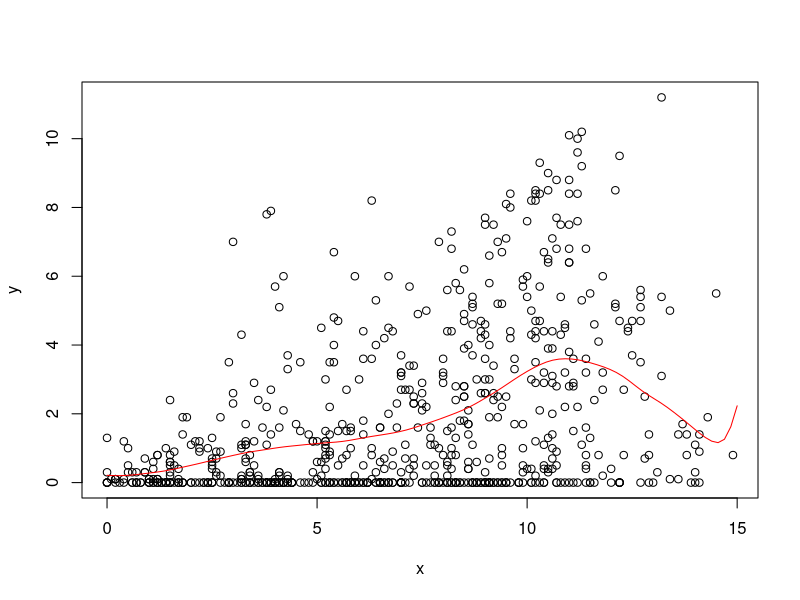
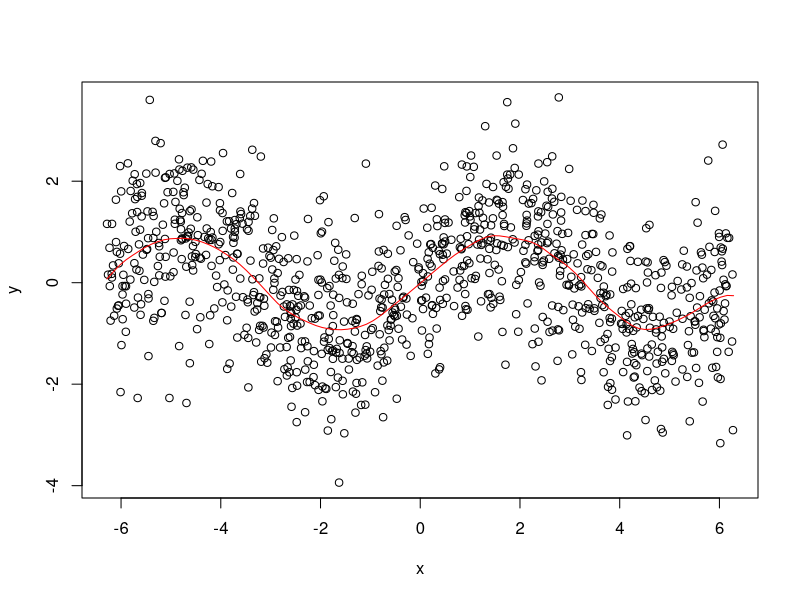

Source code (R) for these figures, in order:
# STAT-S 610
# LAB 4
# 2019-10-03
# https://jfukuyama.github.io/teaching/stat610/assignments/lab4.pdf

# --- functions --- #

#' @param x (numeric) vector of same length as y
#' @param y (numeric) vector of same length as y
#' @param z (numeric) vector, can be of a different length
#' @param omega (numeric) must be a scalar
#' @return (numeric) vector of the same length as z
llr = function(x, y, z, omega) {
  fits = sapply(z, compute_f_hat, x, y, omega)
  return(fits)
}

#' @param z (numeric) must be a scalar
#' @param x (numeric) vector of the same length as y
#' @param y (numeric) vector of the same length as x
#' @param omega (numeric) must be a scalar
#' @return (numeric) scalar
compute_f_hat = function(z, x, y, omega) {
  Wz = diag(make_weight_matrix(z, x, omega))
  X = make_predictor_matrix(x)
  f_hat = c(1, z) %*% solve(t(X) %*% sweep(X,1,Wz,'*')) %*% t(X) %*% (Wz*y)
  return(f_hat)
}

#' @param z (numeric) must be a scalar
#' @param x (numeric) vector of arbitrary length
#' @param omega (numeric) must be a scalar
#' @return (numeric) a diagonal matrix
make_weight_matrix = function(z, x, omega) {
  r = abs(x - z) / omega  # this is a vector of the same length as x
  w = sapply(r, W)  # this is a vector of the same length as x and r
  Wz = diag(w)  # this is a diagonal matrix with elements from w
  return(Wz)
}

#' @param r (numeric) must be a scalar
#' @return (numeric) scalar
W = function(r) {
  if (abs(r) < 1) {
    return((1 - abs(r) ** 3) ** 3)
  } else {
    return(0)
  }
}

#' @param x (numeric) vector of arbitrary length
#' @return (numeric) matrix with 2 columns and rows equal to length of x
make_predictor_matrix = function(x) {
  n = length(x)
  return(cbind(rep(1, n), x))
}


# --- example 1 --- #

# get the data
data(french_fries, package = 'reshape2')
french_fries = na.omit(french_fries)

# input data
x = french_fries$potato
y = french_fries$buttery

# space along which to smooth
z = seq(0, 15, length.out = 100)

# run smoothing
fits = llr(z = z, x = x, y = y, omega = 2)

# plot the data and the smoother
plot(x, y)
lines(z, fits, col = 'red')


# --- example 2 --- #

# noisy sine wave
x = runif(1000, -2 * pi, 2 * pi)
y = sin(x) + rnorm(length(x))

# space along which to smooth
z = seq(-2 * pi, 2 * pi, length.out = 100)

# run smoothing
fits = llr(z = z, x = x, y = y, omega = pi / 3)

# plot the data and the smoother
plot(x, y)
lines(z, fits, col = 'red')
